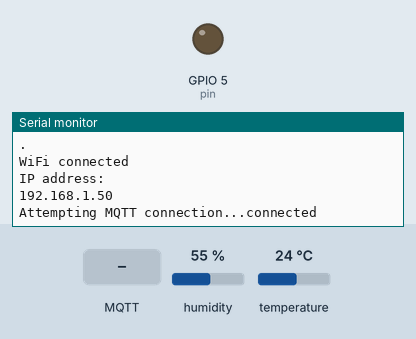
Bench run of a sketch on a simulated ESP8266 (NodeMCU). Shown: output pins drawn as LEDs (lit = HIGH), the last lines printed to the serial monitor. The test bench sets the inputs (shaded band); at power-on: humidity 55 %, temperature 24 °C. WiFi joins after 1.5 s; servers stay silent unless stated; storage starts empty; no MQTT or app messages arrive unless stated.

Above: at 3.7 s.
3.8 s: MQTT message "Open" arrives on the first subscribed topic
At 4.6 s:
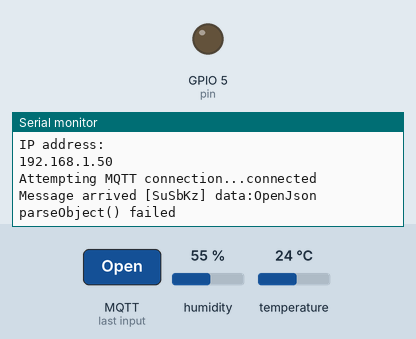
5.3 s: MQTT message "Close" arrives on the first subscribed topic
At 5.8 s:
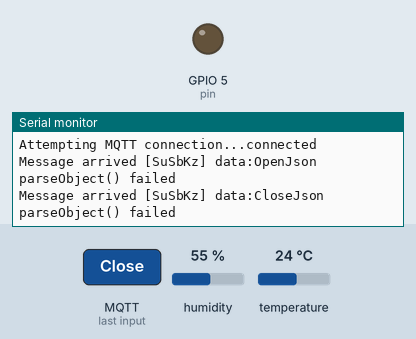
6.8 s: MQTT message "KTOpen" arrives on the first subscribed topic
At 8.1 s:
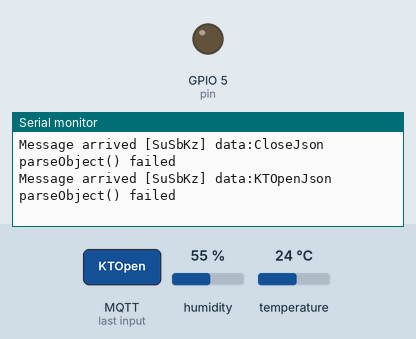
Timing chart, 0 to 9.8 s (numbered marks = the images above; inputs shaded):
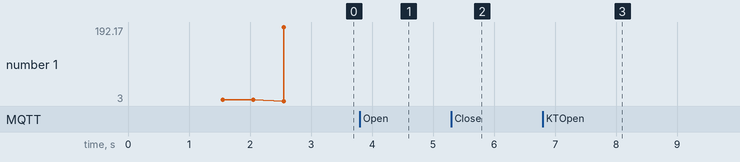

The sketch:

WifiSmartConfig_MQTT.ino
```cpp
#ifndef UNIT_TEST
#include <Arduino.h>
#endif
#include <IRremoteESP8266.h>
#include <IRsend.h>
#include <ESP8266WiFi.h>
#include <PubSubClient.h>
#include <ArduinoJson.h>
#include "DHT.h"
#include "FS.h"

#define DHTTYPE DHT11   // 设置库为DHT 11
#define DHTPIN 4 //温度使用 D2
#define IR_LED 14 //红外发射脚D5
const int pin  = 5;   //开关使用D1

String wifiSSID;//WIFISSID
String wifiPASS;//WIFI密码

const char* mqtt_server = "183.230.40.39";
const int mqttport  = 6002;   //10086端口号
const char* sbid = ""; //1086设备ID
const char* cpid = ""; //产品ID
const char* jqxx = ""; //鉴权信息

long lastMsg = 0;
char msg[50];
int value = 0;
char tmp[28];
char d[3];
float h;//湿度
float t;//温度
//奥克斯空调开
uint16_t rawDataKTOpen[211] = {8924, 4514,  528, 1712,  554, 1666,  560, 536,  508, 588,  508, 568,  528, 588,  508, 1690,  532, 1712,  508, 1712,  508, 1714,  508, 1712,  510, 586,  510, 588,  508, 588,  510, 588,  508, 588,  508, 588,  508, 588,  508, 588,  508, 588,  508, 588,  508, 1712,  508, 1712,  508, 1712,  508, 588,  510, 586,  510, 588,  508, 588,  508, 588,  508, 588,  508, 590,  508, 588,  508, 588,  510, 586,  508, 570,  528, 564,  534, 588,  508, 1710,  510, 588,  508, 1712,  508, 590,  508, 568,  528, 588,  508, 588,  508, 590,  508, 588,  510, 586,  510, 588,  508, 588,  508, 588,  510, 588,  538, 558,  508, 588,  508, 588,  508, 588,  508, 588,  508, 588,  508, 588,  508, 588,  508, 588,  510, 586,  510, 588,  510, 564,  532, 588,  508, 564,  532, 588,  508, 588,  510, 588,  508, 568,  528, 588,  536, 562,  508, 588,  510, 588,  508, 588,  508, 568,  528, 566,  530, 588,  508, 1712,  508, 588,  508, 552,  546, 588,  508, 568,  530, 588,  508, 588,  508, 588,  510, 590,  508, 588,  538, 558,  508, 1712,  508, 588,  508, 1712,  508, 588,  508, 588,  508, 564,  532, 588,  508, 588,  510, 1712,  508, 1712,  508, 1660,  560, 1712,  508, 588,  508, 1712,  554, 1666,  508, 588,  534};  // UNKNOWN D90F3B05
//奥克斯空调关
uint16_t rawDataKTClose[211] = {8932, 4526,  516, 1704,  514, 1706,  516, 576,  554, 586,  480, 578,  518, 578,  552, 1666,  520, 1702,  552, 1668,  552, 1626,  562, 1696,  526, 572,  524, 648,  448, 576,  522, 574,  522, 576,  520, 572,  526, 574,  524, 578,  518, 560,  538, 576,  522, 1698,  556, 1664,  524, 1686,  536, 560,  536, 574,  524, 574,  520, 576,  522, 576,  518, 578,  520, 574,  524, 648,  448, 574,  524, 570,  524, 578,  518, 576,  522, 576,  520, 1684,  536, 574,  522, 1696,  524, 572,  526, 588,  510, 572,  526, 586,  510, 574,  522, 574,  524, 540,  556, 574,  522, 572,  524, 574,  522, 570,  526, 574,  522, 570,  526, 576,  524, 572,  522, 560,  536, 646,  450, 576,  522, 648,  448, 534,  564, 574,  522, 588,  508, 576,  520, 572,  524, 578,  518, 578,  518, 614,  482, 576,  520, 574,  522, 572,  526, 574,  522, 578,  520, 574,  520, 576,  520, 532,  566, 576,  522, 556,  540, 576,  522, 576,  520, 574,  524, 574,  522, 578,  520, 576,  552, 618,  448, 562,  534, 578,  518, 576,  552, 540,  524, 1700,  552, 516,  550, 1702,  518, 574,  522, 564,  534, 578,  518, 576,  522, 580,  518, 1702,  550, 1672,  516, 1700,  520, 1676,  544, 578,  518, 648,  450, 1742,  512, 526,  596};  // UNKNOWN 1E72A7F4


DHT dht(DHTPIN, DHTTYPE);
IRsend irsend(IR_LED);
WiFiClient espClient;
PubSubClient client(espClient);

//Wifi连接
void setup_wifi() {
  delay(10);
  //WiFi.begin();
  // We start by connecting to a WiFi network
  Serial.println();
  Serial.print("Connecting to ssid:");
  Serial.println(wifiSSID.c_str());
  Serial.print("Connecting to password:");
  Serial.println(wifiPASS.c_str());
  WiFi.begin(wifiSSID.c_str(), wifiPASS.c_str());
  while (WiFi.status() != WL_CONNECTED) {
    delay(500);
    Serial.println(WiFi.status());
    Serial.print(".");
  }
  Serial.println("");
  Serial.println("WiFi connected");
  Serial.println("IP address: ");
  Serial.println(WiFi.localIP());
}

//订阅消息回调
void callback(char* topic, byte* payload, unsigned int length) {
  Serial.print("Message arrived [");
  Serial.print(topic);
  Serial.print("] ");
  //判断订阅主题设置GPIO
  String data;
  data = "";
  for (int i = 0; i < length; i++) {
    data = data + (char)payload[i];
  }
  Serial.print("data:");
  Serial.print(data);
  //判断第三方web发送格式：{"switch":"Open"}
  StaticJsonBuffer<200> jsonBuffer;
  JsonObject& root = jsonBuffer.parseObject(data);
  if (!root.success()) {
    Serial.println("Json parseObject() failed");
    return;
  }
  String  cmd  = root["switch"];
  if (cmd == "Open") //如果收到打开灯信号
  {
    digitalWrite(pin, 0);
  } else {
    if (cmd == "Close")
    {
      digitalWrite(pin, 1);
    }
    else
    {
      if (cmd == "KTOpen")//判断空调
      {
        Serial.println("KTOpen");
        irsend.sendRaw(rawDataKTOpen, 211, 38);  // Send a raw data capture at 38kHz.
      }
      else
      {
        if (cmd == "KTClose")
        {
          Serial.println("KTClose");
          irsend.sendRaw(rawDataKTClose, 211, 38);  // Send a raw data capture at 38kHz.
        }
        else
        {
          //判断其他
        }
      }
    }
  }
}

//物联网重连
void reconnect() {
  while (!client.connected()) {
    Serial.print("Attempting MQTT connection...");
    if (client.connect(sbid, cpid, jqxx)) {
      Serial.println("connected");
      client.subscribe("SuSbKz");//订阅设备控制
    } else {
      Serial.print("failed, rc=");
      Serial.print(client.state());
      Serial.println(" try again in 5 seconds");
      // Wait 5 seconds before retrying
      delay(5000);
    }
  }
}

//获取温度湿度并发布给10086
void sendwd() {
  // readHumidity() 这里是读取当前的湿度
  h = dht.readHumidity();
  // readTemperature() 读取当前的温度，单位C
  t = dht.readTemperature();
  int ih;
  ih = (int)h;
  int it;
  it = (int)t;
  snprintf(tmp, sizeof(tmp), "{\"wd\":%d,\"sd\":%d}", it, ih);
  uint16_t streamLen = strlen(tmp);
  d[0] = '\x03';
  d[1] = (streamLen >> 8);
  d[2] = (streamLen & 0xFF);
  snprintf(msg, sizeof(msg), "%c%c%c%s", d[0], d[1], d[2], tmp);
  client.publish("$dp", (uint8_t*)msg, streamLen + 3, false);
}

//这部分是判断有没有wifi密码之类的，如果没有就开启smartconfg等待配置密码，
//配置过程和小度之家有点类似，不过比小度之家方便那么一丢丢，直接在app上配
//输入wifi 密码就可以了，不用切换网络。
//sk=true强行进入smartconfig
//sk=false有密码就先联网
void smartConfig(bool sk)
{
  if (SPIFFS.begin()) {
    if (!SPIFFS.exists("wifi.txt") || sk) {
      WiFi.mode(WIFI_STA);
      delay(500);
      Serial.println("Wait for Smartconfig");
      WiFi.beginSmartConfig();
      while (1) {
        delay(500);
        Serial.print(".");
        if (WiFi.smartConfigDone()) {
          Serial.println("SPIFFS mounted.");
          File f = SPIFFS.open("wifi.txt", "w");
          if (!f) {
            Serial.println("file open failed");
          } else {
            String wificonfig = WiFi.SSID().c_str();
            wificonfig += ",";
            wificonfig += WiFi.psk().c_str();
            f.println(wificonfig);
            Serial.println("SmartConfig Success");
            f.close();
            break;
          }
        }
      }
    }
    else {
      Serial.println("open wifi.txt");
      File f = SPIFFS.open("wifi.txt", "r");
      wifiSSID = f.readString();
      wifiPASS = wifiSSID.substring(wifiSSID.indexOf(",") + 1, wifiSSID.length() - 2);
      wifiSSID = wifiSSID.substring(0, wifiSSID.indexOf(","));
      f.close();
    }
  }
  else
  {
    Serial.println("SPIFFS error");
    SPIFFS.end();
  }
}

void setup() {
  Serial.begin(115200);
  delay(10);
  pinMode(pin, OUTPUT); //设置控制脚为GPIO5输出模式
  smartConfig(false);
  setup_wifi();
  // 必须使用的begin()函数
  dht.begin();
  irsend.begin();
  client.setServer(mqtt_server, mqttport);
  client.setCallback(callback);
}

void loop() {
  if (!client.connected()) {
    reconnect();
  }
  client.loop();
  long now = millis();
  if (now - lastMsg > 5000) {//定时5秒上报一次温度数据
    lastMsg = now;
    sendwd();
  }
}
```

Measured:
- after the input at 3.8 s, the serial monitor: prints a new line at once (image 1)
- after the input at 5.3 s, the serial monitor: prints a new line at once (image 2)
- after the input at 6.8 s, the serial monitor: prints a new line at once (image 3)
